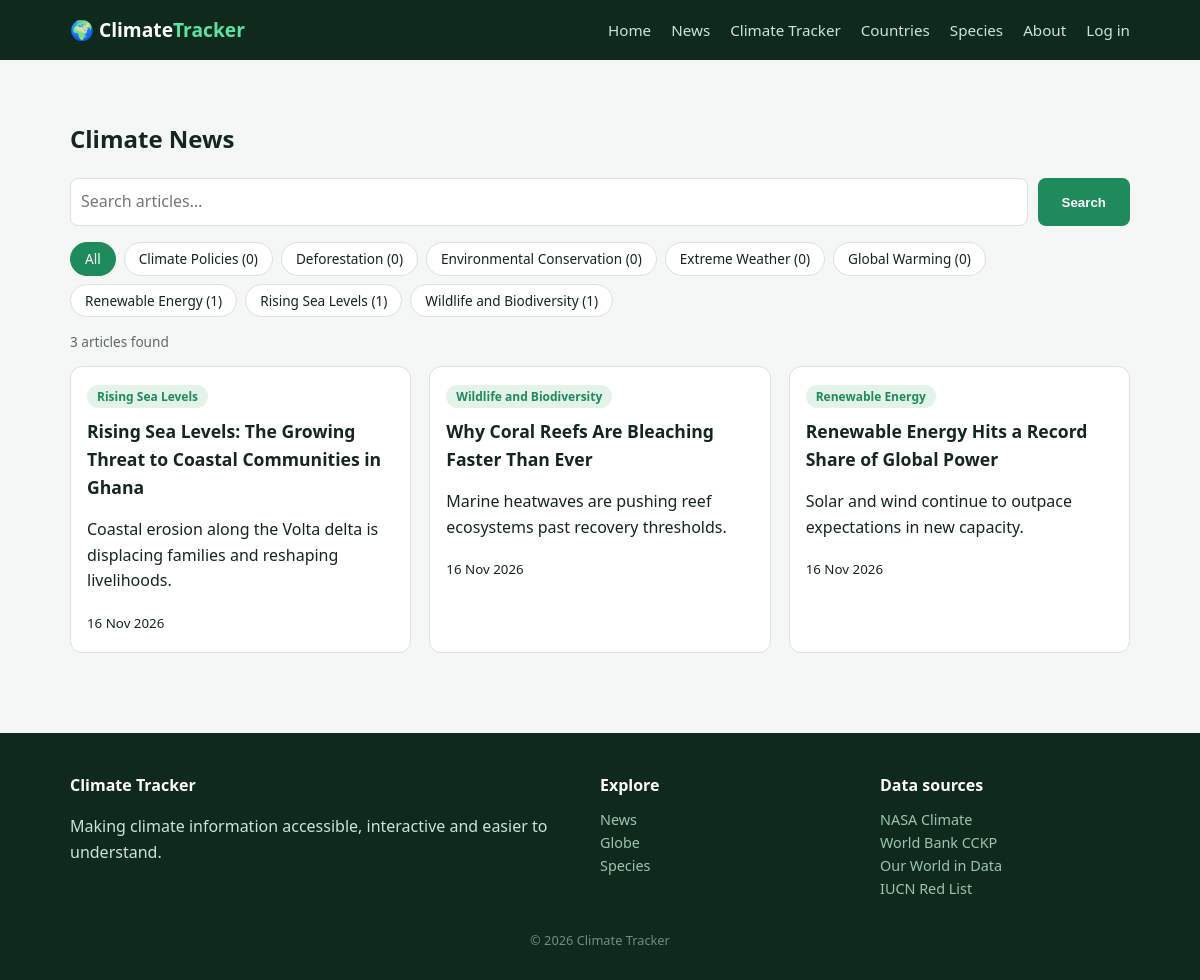
Page /news.php on the committed database.
### tables this page shows
CREATE TABLE articles (
  id INT AUTO_INCREMENT PRIMARY KEY,
  category_id INT NULL,
  author_id INT NULL,
  title VARCHAR(200) NOT NULL,
  slug VARCHAR(220) NOT NULL UNIQUE,
  summary VARCHAR(300),
  content MEDIUMTEXT NOT NULL,
  image_url VARCHAR(255),
  is_featured TINYINT(1) NOT NULL DEFAULT 0,
  published_at DATETIME DEFAULT CURRENT_TIMESTAMP,
  created_at TIMESTAMP DEFAULT CURRENT_TIMESTAMP,
  FOREIGN KEY (category_id) REFERENCES categories(id) ON DELETE SET NULL,
  FOREIGN KEY (author_id) REFERENCES users(id) ON DELETE SET NULL,
  FULLTEXT KEY ft_articles (title, summary, content)
);

CREATE TABLE categories (
  id INT AUTO_INCREMENT PRIMARY KEY,
  name VARCHAR(60) NOT NULL UNIQUE,
  slug VARCHAR(80) NOT NULL UNIQUE
);

### includes/functions.php (called while the page is built, shortened)
<?php
function e(?string $s): string {
    return htmlspecialchars($s ?? '', ENT_QUOTES, 'UTF-8');
}
function url(string $path = ''): string {
    return BASE_URL . '/' . ltrim($path, '/');
}
function qs(array $override = []): string {
    $params = array_merge($_GET, $override);
    $params = array_filter($params, fn($v) => $v !== '' && $v !== null);
    return $params ? '?' . http_build_query($params) : '';
}

### includes/article_card.php (the view, shortened to what this page needs)
<article class="card">
  <div class="card-body">
    <span class="tag"><?= e($a['category'] ?? 'Uncategorised') ?></span>
    <h3><a href="<?= url('article.php?slug=' . urlencode($a['slug'])) ?>"><?= e($a['title']) ?></a></h3>
    <p><?= e($a['summary']) ?></p>
    <small><?= date('j M Y', strtotime($a['published_at'])) ?></small>
  </div>
</article>

### news.php (shortened to what this page needs)
<?php
require __DIR__ . '/config/db.php';
require __DIR__ . '/includes/functions.php';
$perPage = 9;
$q       = trim($_GET['q'] ?? '');
$catSlug = trim($_GET['cat'] ?? '');
$page    = max(1, (int)($_GET['page'] ?? 1));
$where  = ['a.published_at <= NOW()'];
$params = [];
$whereSql = 'WHERE ' . implode(' AND ', $where);
$stmt = $pdo->prepare("SELECT COUNT(*) FROM articles a LEFT JOIN categories c ON c.id = a.category_id $whereSql");
$stmt->execute($params);
$total      = (int)$stmt->fetchColumn();
$totalPages = max(1, (int)ceil($total / $perPage));
$page       = min($page, $totalPages);
$offset     = ($page - 1) * $perPage;
$sql = "SELECT a.title, a.slug, a.summary, a.image_url, a.published_at, c.name AS category
        FROM articles a LEFT JOIN categories c ON c.id = a.category_id
        $whereSql ORDER BY a.published_at DESC LIMIT ? OFFSET ?";
$stmt = $pdo->prepare($sql);
$stmt->bindValue(count($params) + 1, $perPage, PDO::PARAM_INT);
$stmt->bindValue(count($params) + 2, $offset, PDO::PARAM_INT);
$stmt->execute();
$articles = $stmt->fetchAll();
$cats = $pdo->query(
    'SELECT c.name, c.slug, COUNT(a.id) AS n
     FROM categories c LEFT JOIN articles a ON a.category_id = c.id
     GROUP BY c.id ORDER BY c.name'
)->fetchAll();
require __DIR__ . '/includes/header.php';
?>
<section class="container section">
  <h1>Climate News</h1>
  <form method="get" class="search-bar">
  <input type="search" name="q" value="<?= e($q) ?>" placeholder="Search articles…">
  <button class="btn" type="submit">Search</button>
</form>
  <div class="pills">
    <a class="pill <?= $catSlug === '' ? 'on' : '' ?>" href="<?= url('news.php' . qs(['cat' => '', 'page' => ''])) ?>">All</a>
    <?php foreach ($cats as $c): ?>
      <a class="pill <?= $catSlug === $c['slug'] ? 'on' : '' ?>"
         href="<?= url('news.php' . qs(['cat' => $c['slug'], 'page' => ''])) ?>">
        <?= e($c['name']) ?> (<?= (int)$c['n'] ?>)
      </a>
    <?php endforeach; ?>
  </div>
  <p class="note"><?= $total ?> article<?= $total === 1 ? '' : 's' ?> found<?= $q ? ' for “' . e($q) . '”' : '' ?></p>
  <?php if (!$articles): ?>
    <p>No articles match your search.</p>
  <?php else: ?>
    <div class="cards">
      <?php foreach ($articles as $a) include __DIR__ . '/includes/article_card.php'; ?>
    </div>
  <?php endif; ?>
</section>
<?php require __DIR__ . '/includes/footer.php'; ?>

### assets/css/style.css (style rules this page uses)
:root { --green: #1f8a5b; --dark: #0f2a1d; --bg: #f4f7f5; --card: #ffffff; --text: #14261d; --muted: #5b6b62; --line: #d9e2dc; --radius: 12px; }
* { box-sizing: border-box; }
body { margin: 0; font: 16px/1.6 system-ui, sans-serif; background: var(--bg); color: var(--text); }
a { color: var(--green); text-decoration: none; }
.container { max-width: 1100px; margin: 0 auto; padding: 0 20px; }
.section { padding-top: 40px; padding-bottom: 20px; }
.btn { display: inline-block; background: var(--green); color: #fff; padding: 12px 24px; border-radius: 8px; font-weight: 600; }
.note { color: var(--muted); font-size: 0.85rem; }
.cards { display: grid; grid-template-columns: repeat(auto-fill, minmax(300px, 1fr)); gap: 18px; }
.card { background: var(--card); border: 1px solid var(--line); border-radius: var(--radius); overflow: hidden; }
.card-body { padding: 16px; }
.card h3 { margin: 8px 0; font-size: 1.1rem; }
.card h3 a { color: var(--text); }
.tag { background: #e3f3ea; color: var(--green); font-size: 0.75rem; padding: 3px 10px; border-radius: 99px; font-weight: 600; }
.search-bar { display: flex; gap: 10px; margin: 16px 0; }
.search-bar input { flex: 1; padding: 10px; border: 1px solid var(--line); border-radius: 8px; font: inherit; }
.search-bar .btn { border: 0; cursor: pointer; }
.pills { display: flex; flex-wrap: wrap; gap: 8px; margin-bottom: 8px; }
.pill { background: var(--card); border: 1px solid var(--line); color: var(--text); padding: 5px 14px; border-radius: 99px; font-size: 0.85rem; }
.pill.on, .pill:hover { background: var(--green); border-color: var(--green); color: #fff; text-decoration: none; }

### rows in the picture
articles: category.name "Rising Sea Levels", title "Rising Sea Levels: The Growing Threat to Coastal Communities in Ghana", summary "Coastal erosion along the Volta delta is displacing families and reshaping livelihoods.", published_at "16 Nov 2026"
articles: category.name "Wildlife and Biodiversity", title "Why Coral Reefs Are Bleaching Faster Than Ever", summary "Marine heatwaves are pushing reef ecosystems past recovery thresholds.", published_at "16 Nov 2026"
articles: category.name "Renewable Energy", title "Renewable Energy Hits a Record Share of Global Power", summary "Solar and wind continue to outpace expectations in new capacity.", published_at "16 Nov 2026"

### other values in the picture
$c['name'] "Climate Policies"
$c['n'] "0"
$c['name'] "Deforestation"
$c['name'] "Environmental Conservation"
$c['name'] "Extreme Weather"
$c['name'] "Global Warming"
$c['name'] "Renewable Energy"
$c['n'] "1"
$c['name'] "Rising Sea Levels"
$c['name'] "Wildlife and Biodiversity"
$total "3"
